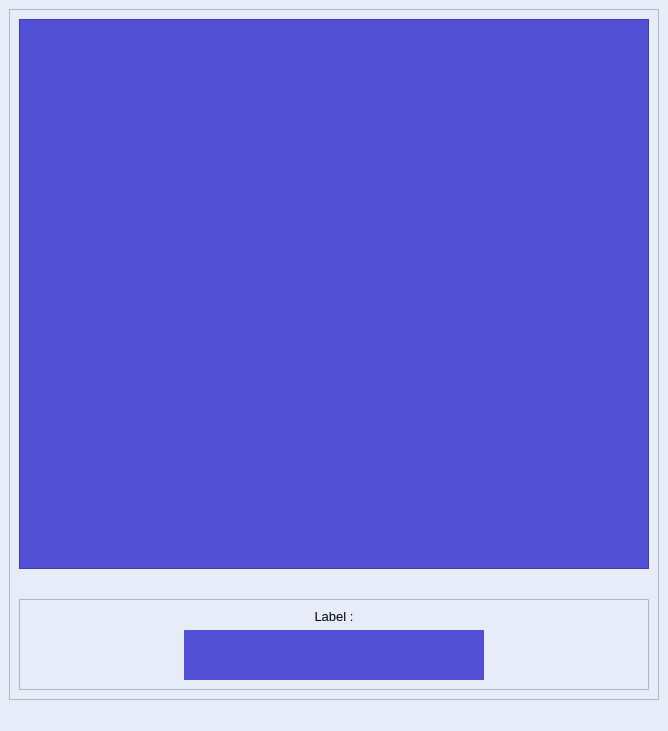
<?xml version="1.0" encoding="UTF-8"?>
<ui version="4.0">
 <class>MainWindow</class>
 <widget class="QMainWindow" name="MainWindow">
  <property name="geometry">
   <rect>
    <x>0</x>
    <y>0</y>
    <width>668</width>
    <height>731</height>
   </rect>
  </property>
  <property name="windowTitle">
   <string>FaceMask Detection</string>
  </property>
  <property name="styleSheet">
   <string notr="true">background-color: rgb(230, 237, 248);</string>
  </property>
  <widget class="QWidget" name="centralwidget">
   <layout class="QVBoxLayout" name="verticalLayout_2">
    <item>
     <widget class="QFrame" name="frame">
      <property name="frameShape">
       <enum>QFrame::StyledPanel</enum>
      </property>
      <property name="frameShadow">
       <enum>QFrame::Raised</enum>
      </property>
      <layout class="QVBoxLayout" name="verticalLayout">
       <item alignment="Qt::AlignHCenter|Qt::AlignTop">
        <widget class="QFrame" name="frame_2">
         <property name="minimumSize">
          <size>
           <width>630</width>
           <height>550</height>
          </size>
         </property>
         <property name="maximumSize">
          <size>
           <width>16777215</width>
           <height>16777215</height>
          </size>
         </property>
         <property name="styleSheet">
          <string notr="true">background-color: rgb(84, 80, 214);</string>
         </property>
         <property name="frameShape">
          <enum>QFrame::StyledPanel</enum>
         </property>
         <property name="frameShadow">
          <enum>QFrame::Raised</enum>
         </property>
         <layout class="QVBoxLayout" name="verticalLayout_3">
          <item>
           <widget class="QLabel" name="cam_label">
            <property name="minimumSize">
             <size>
              <width>600</width>
              <height>500</height>
             </size>
            </property>
            <property name="maximumSize">
             <size>
              <width>16777215</width>
              <height>16777215</height>
             </size>
            </property>
            <property name="text">
             <string/>
            </property>
            <property name="alignment">
             <set>Qt::AlignCenter</set>
            </property>
           </widget>
          </item>
         </layout>
        </widget>
       </item>
       <item alignment="Qt::AlignBottom">
        <widget class="QFrame" name="frame_3">
         <property name="frameShape">
          <enum>QFrame::StyledPanel</enum>
         </property>
         <property name="frameShadow">
          <enum>QFrame::Raised</enum>
         </property>
         <layout class="QVBoxLayout" name="verticalLayout_4">
          <item>
           <widget class="QLabel" name="label">
            <property name="font">
             <font>
              <pointsize>10</pointsize>
             </font>
            </property>
            <property name="text">
             <string>Label :</string>
            </property>
            <property name="alignment">
             <set>Qt::AlignCenter</set>
            </property>
           </widget>
          </item>
          <item alignment="Qt::AlignHCenter|Qt::AlignVCenter">
           <widget class="QLabel" name="result_label">
            <property name="minimumSize">
             <size>
              <width>300</width>
              <height>50</height>
             </size>
            </property>
            <property name="maximumSize">
             <size>
              <width>16777215</width>
              <height>16777215</height>
             </size>
            </property>
            <property name="font">
             <font>
              <pointsize>20</pointsize>
             </font>
            </property>
            <property name="styleSheet">
             <string notr="true">background-color: rgb(84, 80, 214);</string>
            </property>
            <property name="text">
             <string/>
            </property>
            <property name="alignment">
             <set>Qt::AlignCenter</set>
            </property>
           </widget>
          </item>
         </layout>
        </widget>
       </item>
      </layout>
     </widget>
    </item>
   </layout>
  </widget>
  <widget class="QMenuBar" name="menubar">
   <property name="geometry">
    <rect>
     <x>0</x>
     <y>0</y>
     <width>668</width>
     <height>22</height>
    </rect>
   </property>
  </widget>
  <widget class="QStatusBar" name="statusbar"/>
 </widget>
 <resources/>
 <connections/>
</ui>
